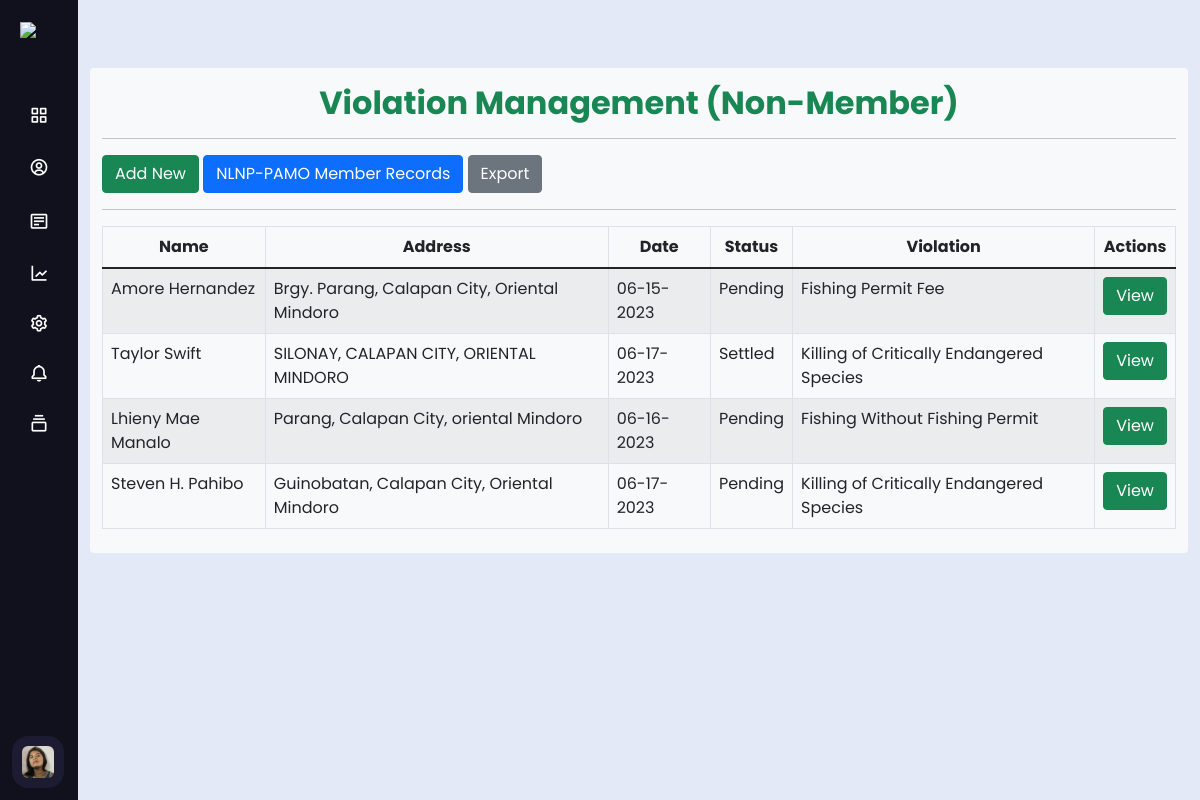
The page /admin/adminvm2.php (signed in) on the database its author committed.
### tables this page shows
CREATE TABLE `users` (
  `id` int(10) NOT NULL,
  `role` varchar(50) NOT NULL DEFAULT 'user',
  `account_status` varchar(50) NOT NULL DEFAULT 'Pending',
  `lname` varchar(255) NOT NULL,
  `fname` varchar(255) NOT NULL,
  `mname` varchar(255) NOT NULL,
  `dob` date NOT NULL,
  `age` varchar(50) NOT NULL,
  `gender` varchar(50) NOT NULL,
  `municipality` varchar(255) NOT NULL,
  `sitio` varchar(255) NOT NULL,
  `barangay` varchar(255) NOT NULL,
  `status` varchar(255) NOT NULL,
  `religion` varchar(255) NOT NULL,
  `citizenship` varchar(255) NOT NULL,
  `contact_num` text NOT NULL,
  `email` varchar(255) NOT NULL,
  `username` varchar(255) NOT NULL,
  `password` varchar(255) NOT NULL,
  `image` varchar(255) NOT NULL,
  `date_added` timestamp NOT NULL DEFAULT current_timestamp()
);

CREATE TABLE `violations2` (
  `v_id` int(10) NOT NULL,
  `vcat_id` int(10) NOT NULL,
  `name` varchar(255) NOT NULL,
  `address` varchar(255) NOT NULL,
  `date` date NOT NULL,
  `payment_date` date DEFAULT NULL,
  `recieved_from` varchar(255) DEFAULT NULL,
  `receipt_num` varchar(255) DEFAULT NULL,
  `viol_status` varchar(50) NOT NULL DEFAULT 'Pending',
  `details` text NOT NULL
);

CREATE TABLE `violation_category` (
  `vcat_id` int(50) NOT NULL,
  `v_name` varchar(255) NOT NULL,
  `v_details` varchar(255) NOT NULL,
  `penalty` varchar(255) NOT NULL
);

### admin/adminvm2.php (shortened to what this page needs)
<?php
include '../inc/config.php';
$admin_id = $_SESSION['admin_id'];
?>
<!DOCTYPE html>
<html lang="en" dir="ltr">
<head>
    <link rel="stylesheet" href="../css/admin.css">
    <link rel="stylesheet" href="../css/bootstrap.min.css">
    <link href='https://unpkg.com/boxicons@2.0.7/css/boxicons.min.css' rel='stylesheet'>
</head>
<body>
    <div class="sidebar close">
        <div class="logo-details">
            <img src="../image/pamo-logo.png" style="width:40px; margin-left:20px;" class="menu">
        </div>
        <ul class="nav-links">
            <li>
                <a href="admindb.php">
                    <i class='bx bx-grid-alt'></i>
                </a>
            </li>
            <li>
                <a href="adminum.php">
                    <i class='bx bx-user-circle'></i>
                </a>
            </li>
            <li>
                <div class="iocn-link">
                    <a href="#">
                        <i class='bx bx-detail'></i>
                    </a>
                </div>
            </li>
            <li>
                <a href="adminbms.php">
                    <i class='bx bx-line-chart'></i>
                </a>
            </li>
            <li>
                <a href="">
                    <i class='bx bx-cog'></i>
                </a>
            </li>
            <li>
                <?php
                $data = $conn->prepare("SELECT SUM(total_count) AS id
        FROM (
          SELECT COUNT(*) AS total_count FROM users WHERE account_status = 'Pending'
          UNION ALL
          SELECT COUNT(*) AS total_count FROM permit WHERE permit_status = 'Pending'
        ) AS combined_counts;");
                $data->execute();
                $data = $data->fetch(PDO::FETCH_ASSOC);
                ?>
                <a href="adminnotif.php">
                    <?php
                    if ($data['id'] == 0) { ?>
                        <i class='bx bx-bell'></i>
                    <?php
                    } else { ?>
                        <i class='bx bx-bell' style="position: relative; left: 8px;"><span class="badge text-bg-danger" style="border-radius: 50%; position: relative; top: -10px; left: -3px; font-size: xx-small;"><?= $data['id']; ?></span></i>
                    <?php
                    }
                    ?>
                </a>
            </li>
            <li>
                <div class="iocn-link">
                    <a href="#">
                        <i class='bx bx-collection'></i>
                    </a>
                </div>
            </li>
            <?php
            $select_profile = $conn->prepare("SELECT * FROM `users` WHERE id = ?");
            $select_profile->execute([$admin_id]);
            $fetch_profile = $select_profile->fetch(PDO::FETCH_ASSOC);
            ?>
            <li>
                <div class="profile-details">
                    <div class="profile-content">
                        <img src="../uploaded_img/<?= $fetch_profile['image']; ?>" alt="" width="70" height="70">
                    </div>
                </div>
            </li>
        </ul>
    </div>
    <section class="home-section">
        <div class="home-content">
        </div>
        <?php include 'vm-nm.php'; ?>
    </section>
</body>
</html>

### admin/vm-nm.php (shortened to what this page needs)
<!DOCTYPE html>
<html lang="en">
<head>
    <link href="https://cdnjs.cloudflare.com/ajax/libs/twitter-bootstrap/5.1.3/css/bootstrap.min.css" rel="stylesheet" />
    <link href="https://cdn.datatables.net/v/bs5/jq-3.6.0/dt-1.13.3/datatables.min.css" rel="stylesheet" />
</head>
<body>
    <div class="container">
        <div class="row justify-content-center">
            <div class="col-lg bg-light rounded my-2 py-2">
                <h2 class="text-center text-success pt-2"><b>Violation Management (Non-Member)</b></h2>
                <hr>
                <button type="button" class="btn btn-success" data-bs-toggle="modal" data-bs-target="#exampleModal">Add New</button>
                <a href="../admin/adminvm.php"><button type="button" class="btn btn-primary">NLNP-PAMO Member Records</button></a>
                <a class="btn btn-secondary" href="../modal/excel-vm-nm.php">Export</a>
                <hr>
                <div class="table-responsive">
                    <table class="table table-bordered table-striped table-hover">
                        <thead>
                            <tr class="text-center">
                                <th>Name</th>
                                <th>Address</th>
                                <th>Date</th>
                                <th>Status</th>
                                <th>Violation</th>
                                <th>Actions</th>
                            </tr>
                        </thead>
                        <tbody>
                            <?php
                            $database = new Connection();
                            $db = $database->open();
                            try {
                                $sql = 'SELECT violations2.name,
                                               violations2.address,
                                               violations2.v_id,
                                               violations2.payment_date,
                                               violations2.date,
                                               violations2.viol_status,
                                               violation_category.v_name,
                                               violation_category.penalty
                                            FROM violations2
                                            JOIN violation_category
                                            ON violations2.vcat_id = violation_category.vcat_id;';
                                foreach ($db->query($sql) as $row) {
                            ?>
                                    <?php
                                    $orgDate = $row['date'];
                                    $newDate = date("m-d-Y", strtotime($orgDate));
                                    ?>
                                    <tr>
                                        <td><?= $row['name'] ?></td>
                                        <td><?= $row['address'] ?> </td>
                                        <td><?= $newDate ?></td>
                                        <td><?= $row['viol_status'] ?></td>
                                        <td><?= $row['v_name'] ?></td>
                                        <td>
                                            <span><a href="#update_<?php echo $row['v_id']; ?>" class="text-decoration-none text-success" data-bs-toggle="modal">
                                                    <center><button class="btn btn-success">View</button></center>
                                                </a></span>
                                        </td>
                                    </tr>
                            <?php
                                }
                            } catch (PDOException $e) {
                                echo "There is some problem in connection: " . $e->getMessage();
                            }
                            ?>
                        </tbody>
                    </table>
                </div>
            </div>
        </div>
    </div>
</body>
</html>

### css/admin.css (style rules this page uses)
* { margin: 0; padding: 0; box-sizing: border-box; font-family: 'Poppins', sans-serif; }
.sidebar { position: fixed; top: 0; left: 0; height: 100%; width: 260px; background: #11101d; z-index: 100; transition: all 0.5s ease; }
.sidebar.close { width: 78px; }
.sidebar .logo-details { height: 60px; width: 100%; display: flex; align-items: center; }
.sidebar .nav-links { height: 100%; padding: 30px 0 150px 0; overflow: auto; }
.sidebar.close .nav-links { overflow: visible; }
.sidebar .nav-links li { position: relative; list-style: none; transition: all 0.4s ease; }
.sidebar .nav-links li .iocn-link { display: flex; align-items: center; justify-content: space-between; }
.sidebar.close .nav-links li .iocn-link { display: block }
.sidebar .nav-links li i { height: 50px; min-width: 78px; text-align: center; line-height: 50px; color: #fff; font-size: 20px; cursor: pointer; transition: all 0.3s ease; }
.sidebar .nav-links li a { display: flex; align-items: center; text-decoration: none; }
.sidebar .profile-details { position: fixed; bottom: 0; width: 260px; display: flex; align-items: center; justify-content: space-between; background: #1d1b31; padding: 12px 0; transition: all 0.5s ease; }
.sidebar.close .profile-details { background: none; }
.sidebar.close .profile-details { width: 78px; }
.sidebar .profile-details .profile-content { display: flex; align-items: center; }
.sidebar .profile-details img { height: 52px; width: 52px; object-fit: cover; border-radius: 16px; margin: 0 14px 0 12px; background: #1d1b31; transition: all 0.5s ease; }
.sidebar.close .profile-details img { padding: 10px; }
.home-section { position: relative; background: #E4E9F7; height: 100vh; left: 260px; width: calc(100% - 260px); transition: all 0.5s ease; }
.sidebar.close ~ .home-section { left: 78px; width: calc(100% - 78px); }
.home-section .home-content { height: 60px; display: flex; align-items: center; }

### rows shown on the page
users: image (picture)
violations2: name "Amore Hernandez", address "Brgy. Parang, Calapan City, Oriental Mindoro", date "06-15-2023", viol_status "Pending", vcat.v_name "Fishing Permit Fee"
violations2: name "Taylor Swift", address "SILONAY, CALAPAN CITY, ORIENTAL MINDORO", date "06-17-2023", viol_status "Settled", vcat.v_name "Killing of Critically Endangered Species"
violations2: name "Lhieny Mae Manalo", address "Parang, Calapan City, oriental Mindoro", date "06-16-2023", viol_status "Pending", vcat.v_name "Fishing Without Fishing Permit"
violations2: name "Steven H. Pahibo", address "Guinobatan, Calapan City, Oriental Mindoro", date "06-17-2023", viol_status "Pending", vcat.v_name "Killing of Critically Endangered Species"
